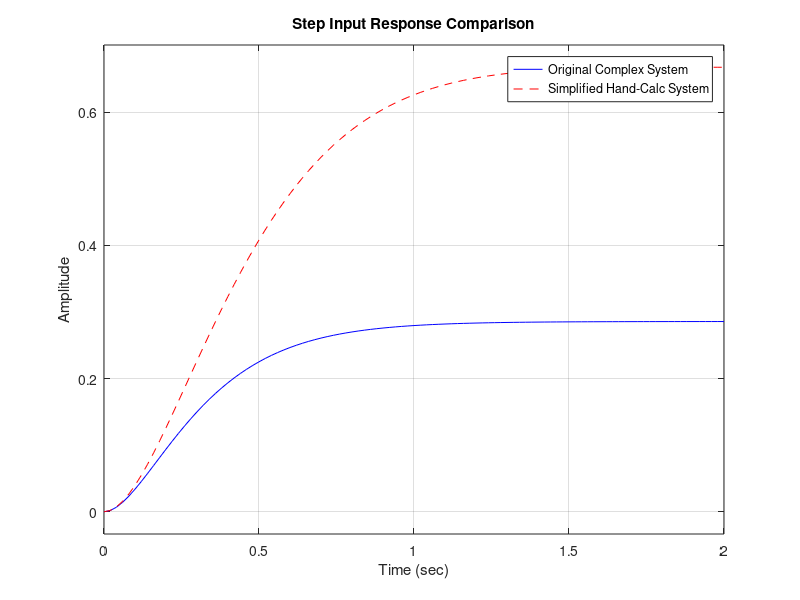
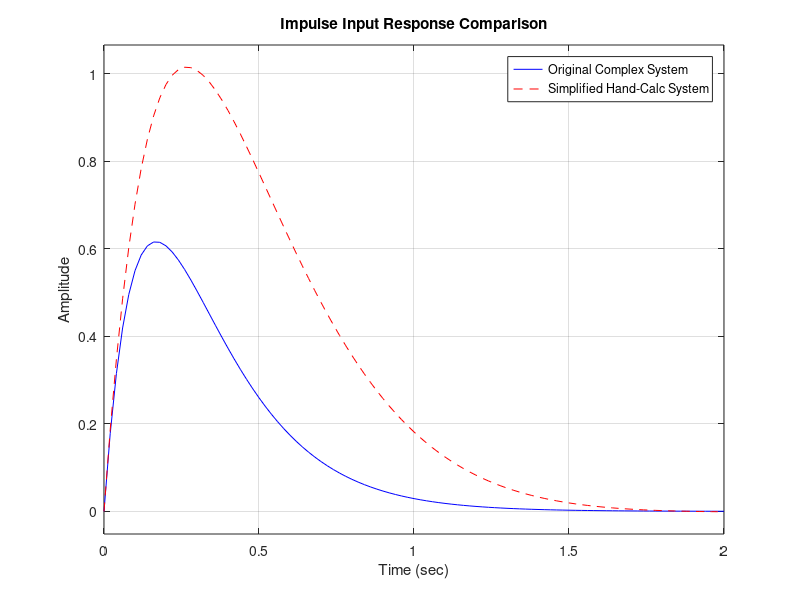
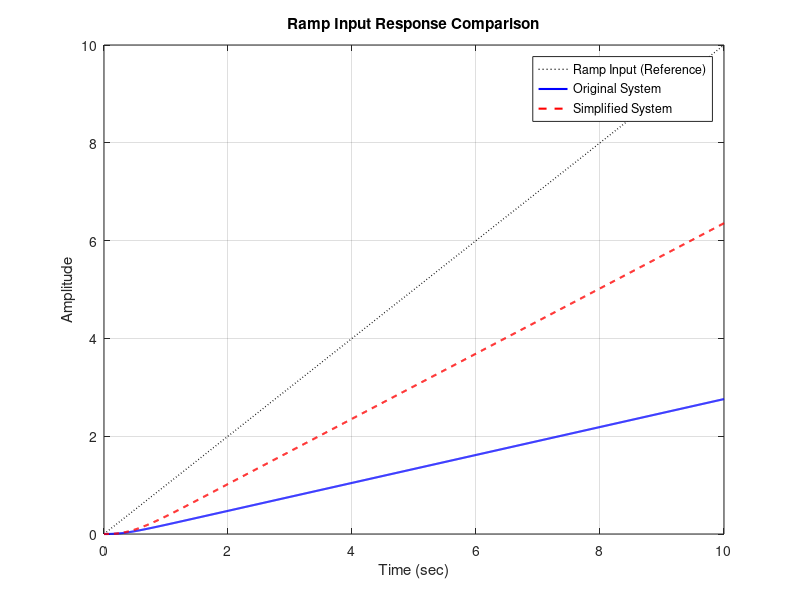

The MATLAB script that drew these images, in order:
clc; clear; close all;


s = tf('s'); % Laplace değişkeni tanımlama


G1 = 10 / (s + 2);      
G2 = 1 / (s + 5);        
H1 = 0.5;               

InnerLoop = feedback(G1, H1);

Original_Sys = series(InnerLoop, G2); 


num_simp = [10];          % Pay katsayıları
den_simp = [1 7 15];      % Payda katsayıları (s^2, s^1, s^0)
Simplified_Sys = tf(num_simp, den_simp);

%% 2. SIMULATIONS

t = 0:0.01:10; 

figure(1);
step(Original_Sys, 'b', Simplified_Sys, 'r--');
legend('Original Complex System', 'Simplified Hand-Calc System');
title('Step Input Response Comparison');
xlabel('Time (sec)'); ylabel('Amplitude');
grid on;

figure(2);
impulse(Original_Sys, 'b', Simplified_Sys, 'r--');
legend('Original Complex System', 'Simplified Hand-Calc System');
title('Impulse Input Response Comparison');
xlabel('Time (sec)'); ylabel('Amplitude');
grid on;

ramp_input = t; 

[y_orig, ~] = lsim(Original_Sys, ramp_input, t);
[y_simp, ~] = lsim(Simplified_Sys, ramp_input, t);

figure(3);
plot(t, ramp_input, 'k:', 'LineWidth', 1); hold on; % Giriş sinyali (referans)
plot(t, y_orig, 'b', 'LineWidth', 1.5);
plot(t, y_simp, 'r--', 'LineWidth', 1.5);
legend('Ramp Input (Reference)', 'Original System', 'Simplified System');
title('Ramp Input Response Comparison');
xlabel('Time (sec)'); ylabel('Amplitude');
grid on;

%% 3. VERIFICATION OUTPUT
fprintf('--- Model Doğrulama Sonuçları ---\n');
fprintf('Original System Poles:\n');
disp(pole(Original_Sys));
fprintf('Simplified System Poles:\n');
disp(pole(Simplified_Sys));

if isequal(zpk(Original_Sys), zpk(Simplified_Sys))
    disp('SUCCESS: Both systems are mathematically IDENTICAL.');
else
    disp('NOTE: Check your simplification manually. Small numerical errors are normal.');
end
